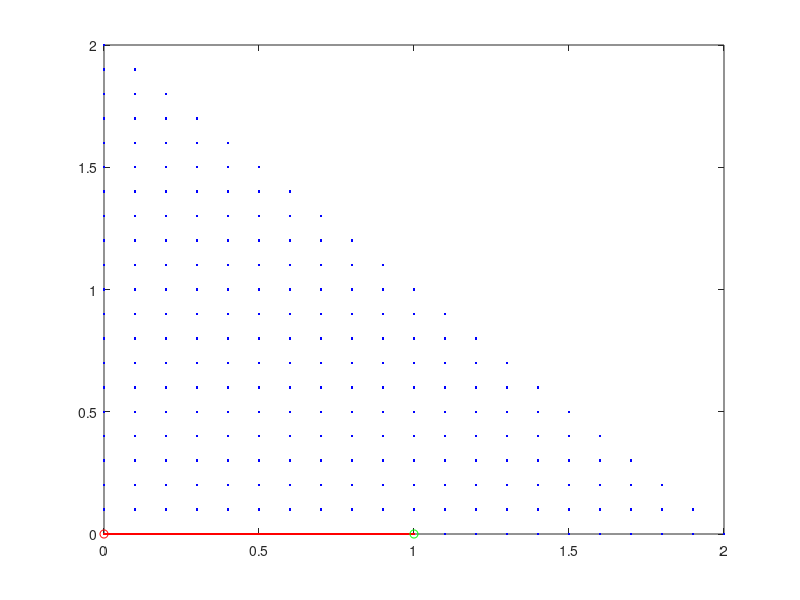

Reproduce this figure in MATLAB.
%% 
% *Multiobjective Optimization. Nonlinear problem. Scalarization Method.*
% 
% $$\left\lbrace \begin{array}{ll}\textrm{minimize} & \left(x_1 \right),\left(x_1^2 
% +x_2^2 -2x_1 \right)\\\textrm{subject}\;\textrm{to} & -x_1 \le 0\\\; & -x_2 
% \le 0\\\; & x_1 +x_2 \le 2\end{array}\right.$$
% 
% a) Find the set of weak minima by means of the scalarization method. 
% 
% b) What is the set of minima?

close all;
clear;
clc;

matlab.lang.OnOffSwitchState = 1;
%%
x1 = 0:0.1:10;
x2 = 0:0.1:10;

[X1, X2] = meshgrid(x1,x2);

X3 = X1;
X4 = X1.^2 + X2.^2 -2.*X1;

surface(X1,X2,X3);
hold on
surface(X1,X2,X4);
view(3);
hold off
%%
% 2D
x4 = sqrt(-x1.^2 + 2.*x1);
x3 = x1;

plot(x1,x4);
hold on
plot(x1,x3);
hold off
%%
condition_x1 = X1((-X1<=0) & (-X2<=0) & (X1+X2<=2)); 
condition_x2 = X2((-X1<=0) & (-X2<=0) & (X1+X2<=2));

plot(condition_x1, condition_x2, 'b.');

hold on

Q = [2 0
     0 2];

c = [-2
      0];

A = [ -1  0
       0 -1
       1  1];

b = [0
     0
     2];

options = optimset('Display', 'off');

for alpha = 0.001:0.001:0.999
    Q_alpha = Q*alpha;
    c_alpha = [1-3*alpha ; 0];
    x = quadprog(Q_alpha, c_alpha, A,b,[],[],[],[],[],options);
    plot(x(1), x(2), 'r.');
end

% Alpha 0
alpha = 0;
Q_alpha = Q*alpha;
c_alpha = [1-3*alpha ; 0];
x = quadprog(Q_alpha, c_alpha, A,b,[],[],[],[],[],options);
plot(x(1), x(2), 'ro');

% Alpha 1
alpha = 1;
Q_alpha = Q*alpha;
c_alpha = [1-3*alpha ; 0];
x = quadprog(Q_alpha, c_alpha, A,b,[],[],[],[],[],options);
plot(x(1), x(2), 'go');

hold off
%% 
%
